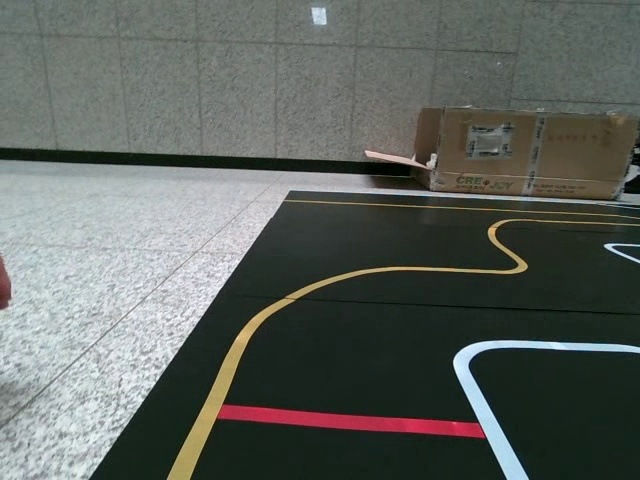
#> input picture notebook/line_avi_dataset/data/images/test/extracted_10f/04_0001.jpg, 640 x 480 px, given in place of 02.avi, which was not available
$ python st_hurp.py
#> lines starting #> are read from the running program, lines starting #| are printed output that depends on the picture; after the words box and inside, x2 and y2 are one past the last pixel; in counts of white or black regions, pixels touching at a corner belong together; pictures that were not available may be replaced by others from this repository, and a replacement may not be noted
import cv2
import numpy as np
import os
import math
from matplotlib import pyplot as plt


def pre_process_1(img):
    """
    튜닝 파라미터 -> 색공간 노랑, 흰색 필터링 배열
    """
    #1. resize
    img_conv = cv2.resize(img, (640, 480), interpolation=cv2.INTER_LINEAR)  # 크기 조정

    #2. 색공간 필터링 - hls, hsv
    #색공간 변경 HLS로 white 검출, HSV로 노란색 차선 검출
    hls = cv2.cvtColor(img_conv, cv2.COLOR_BGR2HLS)
    hsv = cv2.cvtColor(img_conv, cv2.COLOR_BGR2HSV)

    # 흰색 차선 (HLS) - 높은 L = 흰색
    lower_white = np.array([0, 200, 0])
    upper_white = np.array([180, 255, 255])
    mask_white = cv2.inRange(hls, lower_white, upper_white)

    # 노란색 차선 (HSV) - 10~40의 H 노란색
    lower_yellow = np.array([15, 80, 80])
    upper_yellow = np.array([35, 255, 255])
    mask_yellow = cv2.inRange(hsv, lower_yellow, upper_yellow)

    img_conv = cv2.bitwise_or(mask_white,mask_yellow)

    #3. 가우시안블러 , 모폴로지연산으로 noize 제거
    img_conv = cv2.GaussianBlur(img_conv, (5, 5), 0)  # 노이즈 제거
    kernel = cv2.getStructuringElement(cv2.MORPH_RECT, (5, 5))
    img_conv = cv2.morphologyEx(img_conv, cv2.MORPH_OPEN, kernel)
    img_conv = cv2.morphologyEx(img_conv, cv2.MORPH_CLOSE, kernel)

    #cv2.imshow("Lane Preprocessed", img_conv)

    return img_conv

def pre_process_2(img, roi = [[70, 200],[570, 200],[640, 480],[0, 480]], bev_size = (500,420)):
    """
    bird eye view 변환
    """
    # bird's eye view를 적용할 roi를 넘파이 배열로 지정
    src = np.array(roi, dtype=np.float32) #좌상단 우상단 우하단 좌하단
    width, height = bev_size[0], bev_size[1]
    dst = np.float32([[0, 0], [width, 0], [width, height], [0, height]]) #좌상단 우상단 우하단 좌하단

    # 투시 변환 행렬
    M = cv2.getPerspectiveTransform(src, dst)
    # 원근 변환 적용
    img_conv = cv2.warpPerspective(img, M, (width, height))
    img_conv = cv2.Canny(image=img_conv, threshold1=50, threshold2=150)

    #cv2.imshow("Lane Preprocessed", img_conv)

    return img_conv

def debug_draw_roi(img,
                   roi_list=[[70, 350], [570, 350], [640, 480], [0, 480]],
                   color=(0, 255, 0),
                   thickness=2,
                   show=True):
    """
    ROI를 시각화해서 디버그용으로 그려주는 함수

    Parameters
    ----------
    img : np.ndarray
        원본 이미지 (GRAY or BGR)
    roi_list : list
        ROI 좌표 리스트 [[x1, y1], [x2, y2], ...]
    color : tuple
        ROI 라인 색상 (B, G, R)
    thickness : int
        ROI 라인 두께

    Returns
    -------
    vis : np.ndarray
        ROI가 그려진 BGR 이미지
    """
    # 1. 복사 & 컬러 변환
    img_copy = img.copy()
    if len(img_copy.shape) == 2:
        img_copy = cv2.cvtColor(img_copy, cv2.COLOR_GRAY2BGR)

    # 2. ROI 라인 그리기
    pts = np.array(roi_list, dtype=np.int32).reshape((-1, 1, 2))
    cv2.polylines(img_copy, [pts], isClosed=True, color=color, thickness=thickness, lineType=cv2.LINE_AA)

    return img_copy


def find_Right_line_1(img, past_xR, step_w ,search_upper,search_lower, debug = False):
    H, W = img.shape

    if past_xR == None :
        past_xR = W // 2

    i = 1

    while(1):
        if (past_xR + i* step_w > W) : break

        search_roi = (past_xR - step_w ,search_upper, past_xR + i * step_w ,search_lower)
        avg_angle , past_point, find_roi, lines = find_Right_line_2(img,search_roi, W//2, debug = True)
        if avg_angle is None or past_point is None :
            i += 1
            continue
        else :
            return avg_angle, past_point, find_roi, lines # 직선 검출 > 탈출

    return None, None, None, None


def find_Right_line_2(img,search_roi, img_centor = 320, debug = False):
    """
    y1 x1 좌상단
    y2 x2 우하단
    """
    x1,y1,x2,y2 = search_roi
    line_img = img[y1:y2, x1:x2]

    # 1. 허프 파라미터 설정
    rho = 1                # 거리 해상도 (픽셀)
    theta = np.pi / 180    # 각도 해상도 (1도)
    threshold = 30         # 누적 투표 임계값
    minLineLength = 10    # 최소 선분 길이
    maxLineGap = 200        # 선분 연결 허용 간격

    # 2. 허프 변환 실행
    lines = cv2.HoughLinesP(
        line_img,
        rho,
        theta,
        threshold,
        minLineLength=minLineLength,
        maxLineGap=maxLineGap
    )

    #3. 라인 탐색
    if lines is not None:
        lines = lines.reshape(-1,4) # n행 4열, x1,y1 x2 y2
        dx = lines[:,2] - lines[:,0] # x2 - x1
        dy = lines[:,3] - lines[:,1] # y2 - y1
        angles = 90 - np.degrees(np.arctan2(dy, dx))
        avg_angle = np.mean(angles)


        y_value = np.concatenate((lines[:,3],lines[:,1]))
        x_value = np.concatenate((lines[:,2],lines[:,0]))


        past_y = y1 + y_value[np.argmin(y_value)]
        past_x = x1 + x_value[np.argmin(x_value)]

        roi_list=[[x1, y1], [x2, y1], [x2,y2], [x1, y2]]
        lines = lines

        return avg_angle, (past_x, past_y), roi_list, lines # 검출직선의 평균각, 검출된 직선 중 제일 좌상단 점, 검출된 roi list, 검출된 선분 전부 반환

    else :
        return None, None, None, None


def debug_find_line(img, roi_list , past_point, past_deg, lines):
    h,w = img.shape
    out = img.copy()

    if len(out.shape) == 2:
        out = cv2.cvtColor(out, cv2.COLOR_GRAY2BGR)

    if (roi_list != None and past_point != None and past_deg != None) :
        #find roi 그리기
        pts = np.array(roi_list, dtype=np.int32)
        cv2.polylines(out, [pts], isClosed=True, color=(0, 255, 0), thickness=2)

        local_y_base = roi_list[0][1]
        local_x_base = roi_list[0][0]

        y_value = np.concatenate((lines[:,3],lines[:,1]))
        x_value = np.concatenate((lines[:,2],lines[:,0]))

        y_max = np.max(y_value)

        # ② y가 최대인 점들의 인덱스 찾기
        idx_y_max = np.where(y_value == y_max)[0]

        # ③ 그 중 x가 최소인 점 선택
        best_idx = idx_y_max[np.argmin(x_value[idx_y_max])]

        # ④ 글로벌 좌표 계산
        x_2 = local_x_base + x_value[best_idx]
        y_2 = local_y_base + y_value[best_idx]

        past_x, past_y = past_point

        cv2.line(out, (int(past_x), int(past_y)), (int(x_2), int(y_2)), (255, 0, 0), 2)
        """
        for x1, y1, x2, y2 in lines: #검출된 모든 선분 그리기
            cv2.line(out, (int(x1+local_x_base), int(y1+local_y_base)), (int(x2+local_x_base), int(y2+local_y_base)), (0, 255, 0), 2)
        """

        #find 직선의 좌상단 점 찍기
        past_x, past_y = past_point
        cv2.circle(out, (int(past_x), int(past_y)), 6, (0, 0, 255), -1)

    return out


def find_base(img, roi, basefindgrid_N = 20):

    """
    1. img : 받아올 원본 이미지
    2. roi array : 슬라이딩 윈도우를 진행할 roi [[x1,y1], [x2,y1] , [x2,y2], [x1,y2]] , 좌상단 우상단 우하단 좌하단
    3. basefindgrid_N : basefind를 할 gird 갯수

    return 슬라이딩 윈도우 베이스
    """
    xm = roi[0][0]
    ym = roi[0][1]
    xM = roi[2][0]
    yM = roi[2][1]

    line_img = img[ym:yM, xm:xM]
    H,W = line_img.shape

    basefindgrid_margin = W // basefindgrid_N

    findbase_score = []
    findbase_edge = []

    for i in range(basefindgrid_N) :
        x1 = i * basefindgrid_margin
        x2 = W if i == basefindgrid_N -1 else (i+1)*basefindgrid_margin # 마지막 grid일 경우 대비 보정항

        temp = np.sum(line_img[:, x1:x2])
        findbase_score.append(temp)
        findbase_edge.append((x1,x2))

    findbase_score = np.array(findbase_score)

    max_idx = np.argmax(findbase_score[:])
    max_idx = int(max_idx)

    x1,x2 = findbase_edge[max_idx]
    base_local = (x1+x2)//2
    base_global = xm + base_local

    return base_global, base_local

def find_line_point(img, base_global, roi ,nwindows = 20, minpix = 10):
    """
    nwindows
    h_margin
    l_margin
    minpix
    """

    # 슬라이딩 윈도우 설정
    xm = roi[0][0]
    ym = roi[0][1]
    xM = roi[2][0]
    yM = roi[2][1]

    l_margin = (abs(xm - xM))//2
    h_margin = (abs(xm - xM))//3

    img = img[ym:yM, xm:xM]
    base_local = base_global - xm

    window_height = img.shape[0] // nwindows
    box_current = base_local

    nonzero = img.nonzero()
    nonzeroy = np.array(nonzero[0])
    nonzerox = np.array(nonzero[1])

    line_box_centor = []

    for window in range(nwindows):

        if (window <= 2 and window >= 0):
            margin = l_margin
        else :
            margin = h_margin

        win_y_low = img.shape[0] - (window+1)*window_height
        win_y_high = img.shape[0] - window*window_height

        win_xleft_low = box_current - margin
        win_xleft_high = box_current + margin

        # 윈도우 내 픽셀 인덱스 추출
        lane_pix = ((nonzeroy >= win_y_low) & (nonzeroy < win_y_high) &
                        (nonzerox >= win_xleft_low) & (nonzerox < win_xleft_high)).nonzero()[0]


        # 윈도우의 무게중심 위치를 centor 변수에 저장, 리스트에 넣음

        if len(lane_pix) > minpix :
            x_centor = int(np.mean(nonzerox[lane_pix]))
            box_current = x_centor
        else :
            x_centor = None

        y_centor = (win_y_low+win_y_high)//2

        if x_centor != None :
            global_x_centor = x_centor + xm
            global_y_centor = y_centor + ym
        else :
            global_x_centor = None
            global_y_centor = y_centor + ym


        line_box_centor.append((global_x_centor,global_y_centor))

    line_box_clean = [p for p in line_box_centor if p[0] is not None]

    return line_box_clean

def debug_show_line_point(img, left_box_clean, right_box_clean,
                          left_color=(255, 0, 0), right_color=(0, 0, 255),
                          radius=3, thickness=-1, draw_polyline=True, copy=True):
    """
    img: GRAY 또는 BGR 이미지
    left_box_clean/right_box_clean: [(x, y), ...]  # 이미 None 제거된 포인트
    left_color/right_color: BGR 색
    radius: 점 반지름, thickness=-1이면 채운 점
    draw_polyline: 점들을 순서대로 선으로 이어서 확인하고 싶을 때 True
    copy: 원본 훼손 방지용. True면 복사본에 그림

    return: 시각화된 BGR 이미지
    """
    # BGR 준비
    vis = img.copy() if copy else img
    if vis.ndim == 2:
        vis = cv2.cvtColor(vis, cv2.COLOR_GRAY2BGR)

    # 좌/우 점 찍기
    for (x, y) in left_box_clean:
        cv2.circle(vis, (int(x), int(y)), radius, left_color, thickness, lineType=cv2.LINE_AA)
    for (x, y) in right_box_clean:
        cv2.circle(vis, (int(x), int(y)), radius, right_color, thickness, lineType=cv2.LINE_AA)

    # 간단한 카운트 표시
    text = f"L:{len(left_box_clean)}  R:{len(right_box_clean)}"
    cv2.putText(vis, text, (10, 25), cv2.FONT_HERSHEY_SIMPLEX, 0.8, (50, 220, 50), 2, cv2.LINE_AA)

    return vis


past_xR = None

if __name__ == "__main__" :

    script_dir = os.path.dirname(os.path.abspath(__file__))
    video_path = os.path.join(script_dir,'data/line_avi_dataset/data/videos/train','02.avi')

    cap = cv2.VideoCapture(video_path)

    while True:
        ret, frame = cap.read()
#> frame is the input picture: shape (480, 640, 3); mean B, G, R 94.4, 99.5, 94.4
        if not ret:
            break  # 끝까지 읽으면 종료
        mask = pre_process_1(frame)  # 전처리1 색상필터링/가우시안블러
#> in pre_process_1, `mask_white = cv2.inRange(hls, lower_white, upper_white)`:
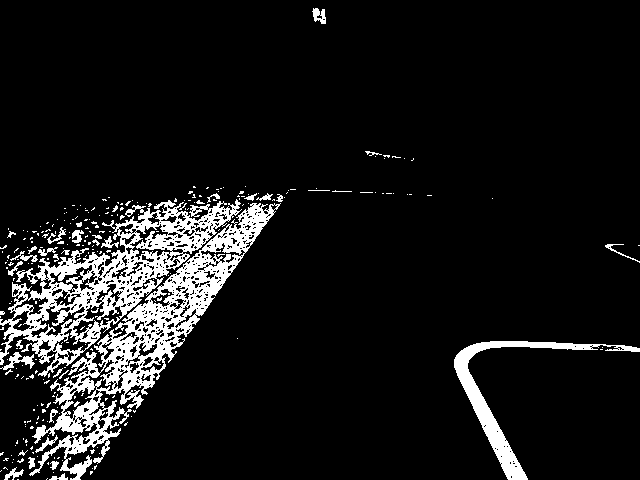
#> mask_white: shape (480, 640); 9.3% white; 275 white regions (237 under 20 px), largest, box (x1, y1, x2, y2) and area: (29, 203, 281, 480) 11845, (0, 199, 242, 377) 10653, (454, 341, 640, 480) 3154
        roi = [[70, 350], [570, 350], [640, 480], [0, 480]]
        bev  = pre_process_2(mask, roi, bev_size = (400,300))     # BEV + Canny
        show1 = debug_draw_roi(frame,roi)
#> in debug_draw_roi, `cv2.polylines(img_copy, [pts], isClosed=True, color=color, thickness=t..`:
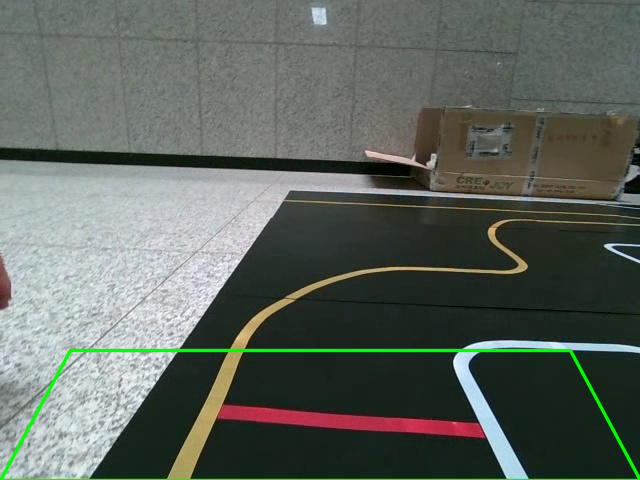
#> img_copy: shape (480, 640, 3); 1.67% of pixels changed, all inside (x1, y1, x2, y2) = (0, 348, 640, 480)


        bev_h , bev_w = bev.shape
        avg_angle, past_point, find_roi, lines = find_Right_line_1(img = bev, past_xR = past_xR, step_w = 10 , search_upper = 0 ,search_lower = bev_h, debug = True)
#> the loop in find_Right_line_1, `while(1):` made 11 passes
#> (lines, dx in find_Right_line_2, dy in find_Right_line_2, angles in find_Right_line_2, avg_angle, y_value in find_Right_line_2, x_value in find_Right_line_2, past_y in find_Right_line_2) on pass 11: ([[113, 43, 119, 163]], [6], [120], [2.86], 2.86, [163, 43], [119, 113], 43)
#> after the loop in find_Right_line_1, `while(1):`: i = 11
#> avg_angle = 2.86; past_point = (303, 43); find_roi = [[190, 0], [310, 0], [310, 300], [190, 300]]; lines = [[113, 43, 119, 163]]

        show2 = debug_find_line(bev,find_roi,past_point,avg_angle,lines)
#> in debug_find_line, `pts = np.array(roi_list, dtype=np.int32)`: pts = [[190, 0], [310, 0], [310, 300], [190, 300]]
#> in debug_find_line, `local_y_base = roi_list[0][1]`: local_y_base = 0
#> in debug_find_line, `local_x_base = roi_list[0][0]`: local_x_base = 190
#> in debug_find_line, `y_value = np.concatenate((lines[:,3],lines[:,1]))`: y_value = [163, 43]
#> in debug_find_line, `x_value = np.concatenate((lines[:,2],lines[:,0]))`: x_value = [119, 113]
#> in debug_find_line, `y_max = np.max(y_value)`: y_max = 163
#> in debug_find_line, `idx_y_max = np.where(y_value == y_max)[0]`: idx_y_max = [0]
#> in debug_find_line, `best_idx = idx_y_max[np.argmin(x_value[idx_y_max])]`: best_idx = 0
#> in debug_find_line, `x_2 = local_x_base + x_value[best_idx]`: x_2 = 309
#> in debug_find_line, `y_2 = local_y_base + y_value[best_idx]`: y_2 = 163
#> in debug_find_line, `past_x, past_y = past_point`: past_x = 303; past_y = 43
#> in debug_find_line, `cv2.line(out, (int(past_x), int(past_y)), (int(x_2), int(y_2)), (255, ..`:
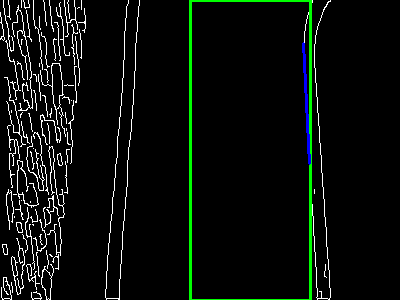
#> out: shape (300, 400, 3); mean B, G, R 11.1, 14.9, 10.4
        if past_point == None :
            past_xR = None
        else :
            past_xR = past_point[0]
#> past_xR = 303
            if (past_xR <= bev_w //2) :
                past_xR = None

        if find_roi != None :
            right_base, _ = find_base(bev,find_roi)
#> in find_base, `xm = roi[0][0]`: xm = 190
#> in find_base, `ym = roi[0][1]`: ym = 0
#> in find_base, `xM = roi[2][0]`: xM = 310
#> in find_base, `yM = roi[2][1]`: yM = 300
#> in find_base, `line_img = img[ym:yM, xm:xM]`:
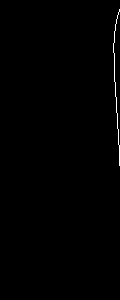
#> line_img: shape (300, 120); 0.44% white in thin lines or dots, all inside (x1, y1, x2, y2) = (113, 9, 120, 166)
#> the loop in find_base, `for i in range(basefindgrid_N) :` made 20 passes
#> after the loop in find_base, `for i in range(basefindgrid_N) :`: findbase_edge = [(0, 6), (6, 12), (12, 18), (18, 24), (24, 30), (30, 36), (36, 42), (42, 48), (48, 54), (54, 60), (60, 66), (66, 72), (72, 78), (78, 84), (84, 90), (90, 96), (96, 102), (102, 108), (108, 114), (114, 120)]; findbase_score = [0, 0, 0, 0, 0, 0, 0, 0, 0, 0, 0, 0, 0, 0, 0, 0, 0, 0, 2550, 37485]
#> in find_base, `findbase_score = np.array(findbase_score)`: findbase_score = 20 values from 0 to 37485
#> in find_base, `max_idx = np.argmax(findbase_score[:])`: max_idx = 19
#> in find_base, `base_local = (x1+x2)//2`: base_local = 117
#> in find_base, `base_global = xm + base_local`: base_global = 307
#> right_base = 307
            right_line_point = find_line_point(bev, right_base,find_roi)
#> in find_line_point, `xm = roi[0][0]`: xm = 190
#> in find_line_point, `ym = roi[0][1]`: ym = 0
#> in find_line_point, `xM = roi[2][0]`: xM = 310
#> in find_line_point, `yM = roi[2][1]`: yM = 300
#> in find_line_point, `l_margin = (abs(xm - xM))//2`: l_margin = 60
#> in find_line_point, `h_margin = (abs(xm - xM))//3`: h_margin = 40
#> in find_line_point, `base_local = base_global - xm`: base_local = 117
#> in find_line_point, `nonzero = img.nonzero()`: nonzero = 157 positions, rows 9 to 165, columns 113 to 119
#> in find_line_point, `nonzeroy = np.array(nonzero[0])`: nonzeroy = 157 values from 9 to 165
#> in find_line_point, `nonzerox = np.array(nonzero[1])`: nonzerox = 157 values, max 119 at index 0, min 113 at index 34, mean 116
#> the loop in find_line_point, `for window in range(nwindows): ` made 20 passes
#> (margin, win_xleft_low, win_xleft_high, lane_pix, x_centor, box_current, global_x_centor, global_y_centor) on passes 14 to 17: (40, 76, 156, [81, 82, 83, 84, 85, 86, 87, 88, 89, 90, 91, 92, 93, 94, 95], 115, 115, 305, 97), (40, 75, 155, [66, 67, 68, 69, 70, 71, 72, 73, 74, 75, 76, 77, 78, 79, 80], 114, 114, 304, 82), (40, 74, 154, [51, 52, 53, 54, 55, 56, 57, 58, 59, 60, 61, 62, 63, 64, 65], 114, 114, 304, 67), (40, 74, 154, [36, 37, 38, 39, 40, 41, 42, 43, 44, 45, 46, 47, 48, 49, 50], 113, 113, 303, 52)
#> after the loop in find_line_point, `for window in range(nwindows):`: line_box_centor = 20 items
#> in find_line_point, `line_box_clean = [p for p in line_box_centor if p[0] is not None]`: line_box_clean = [(309, 157), (308, 142), (307, 127), (306, 112), (305, 97), (304, 82), (304, 67), (303, 52), (303, 37), (305, 22)]
#> right_line_point has the same summary as line_box_clean in find_line_point
            show3 = debug_show_line_point(bev, right_line_point,right_line_point )
#> the loop in debug_show_line_point, `for (x, y) in left_box_clean:` made 10 passes
#> after the loop in debug_show_line_point, `for (x, y) in left_box_clean:`:
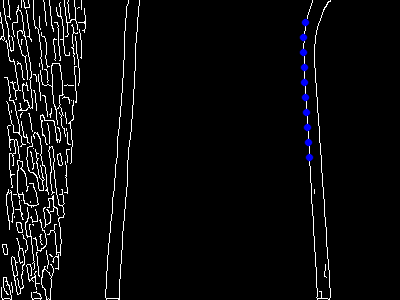
#> vis: shape (300, 400, 3); mean B, G, R 11.4, 10.6, 10.6
#> the loop in debug_show_line_point, `for (x, y) in right_box_clean:` made 10 passes
#> after the loop in debug_show_line_point, `for (x, y) in right_box_clean:`:
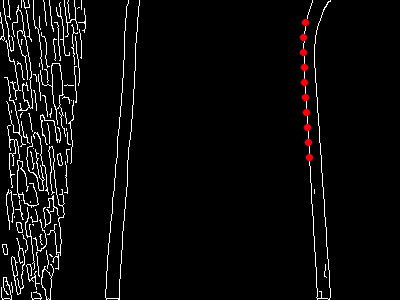
#> vis: shape (300, 400, 3); 0.48% of pixels changed, all inside (x1, y1, x2, y2) = (299, 18, 314, 162)
#> in debug_show_line_point, `text = f"L:{len(left_box_clean)}  R:{len(right_box_clean)}"`: text = 'L:10  R:10'
#> in debug_show_line_point, `cv2.putText(vis, text, (10, 25), cv2.FONT_HERSHEY_SIMPLEX, 0.8, (50, 2..`:
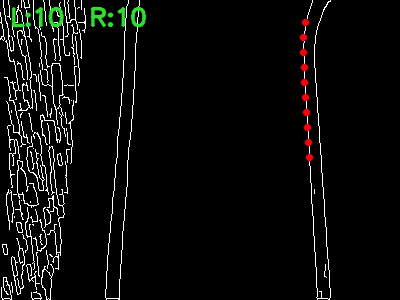
#> vis: shape (300, 400, 3); 1.08% of pixels changed, all inside (x1, y1, x2, y2) = (11, 6, 147, 28)
            cv2.imshow("find line point", show3)

        cv2.imshow("debug_bev_roi", show1)
        cv2.imshow("debug_find_line", show2)


        # ESC나 q 누르면 종료
        if cv2.waitKey(50) & 0xFF in [27, ord('q')]:
#> (key q is pressed here)
            break

    print("end")
    cap.release()
    cv2.destroyAllWindows()
